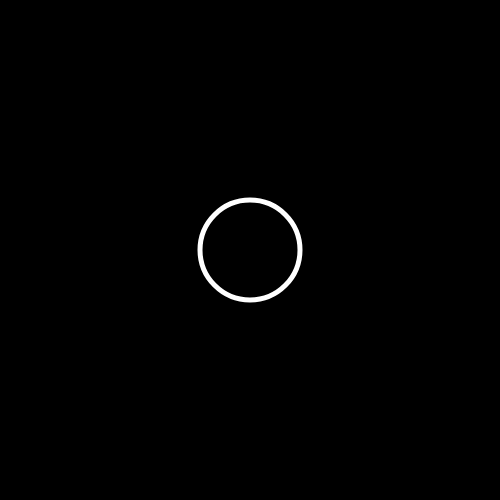
Frame 1 (no input)
Frame 60 (no input): identical to frame 1, image omitted
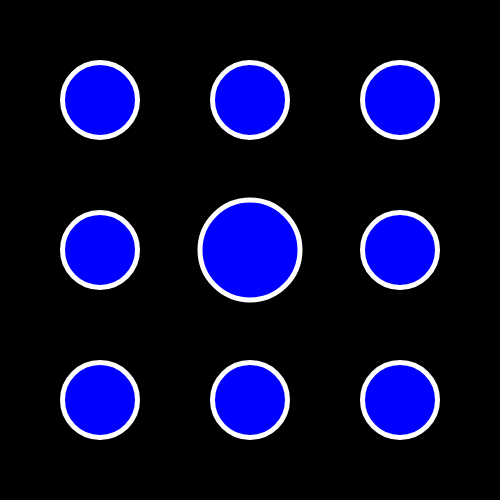
Frame 120 (the mouse pressed at the canvas centre since frame 60)

The p5.js sketch that drew these frames (run headless with seeded random() and noise() and a simulated clock; from frame 60 on, the mouse is pressed at the canvas centre):

// p5.js sketch
// ── sketch.js
function setup() {
  createCanvas(500,500)
}

function draw() {
  background(0)
  stroke(255)
  strokeWeight(5)
  noFill();
  
  if (mouseX > 50) {
    fill(0,255,200)
  if (mouseX > 100)
    fill(0,255,255)
  if(mouseX > 200)
    fill(0,0,255)
  //if(mouseX > 250) {
    //ellipse(250,100,75)
    //ellipse(250,400,75)
    //ellipse(400,250,75)
    //ellipse(100,250,75)
  //}
    
  }
  
  var d = dist(mouseX, mouseY, 250, 250);
  if(d < (75/2)) { 
    ellipse(250,100,75)
    ellipse(250,400,75)
    ellipse(400,250,75)
    ellipse(100,250,75)
    ellipse(100,100,75)
    ellipse(400,100,75)
    ellipse(100,400,75)
    ellipse(400,400,75)
  }
  
  ellipse(250,250,100)
  //console.log(mouseX)
}
function windowResized() {
  resizeCanvas(windowWidth,windowHeight);
}
